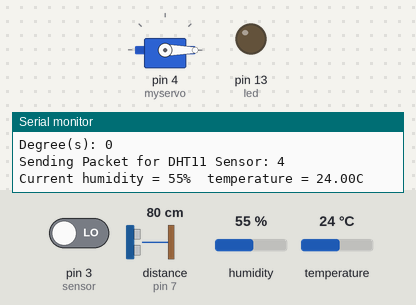
Bench run of a sketch on a simulated Arduino Uno, built with avr-gcc and run on an emulated ATmega328P. On the bench: servo, output pins drawn as LEDs (lit = HIGH), the last lines printed to the serial monitor. Wiring (inferred from the names in the program): ultrasonic range finder: trigger pin 8; echo pin 7. Inputs (shaded band) come from the test bench; at power-on: pin 3 (sensor) LOW, distance to the obstacle (sensor on pin 7) 80 cm, humidity 55 %, temperature 24 °C. The echo pulse lasts 58.3 µs per cm; no radio packets arrive unless stated; pins used as bus, display or sensor lines are not drawn.

Above: at 13.1 s.
13.2 s: pin 3 (sensor) driven HIGH
At 13.8 s:
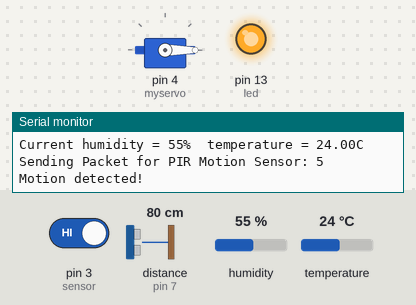
At 16.1 s:
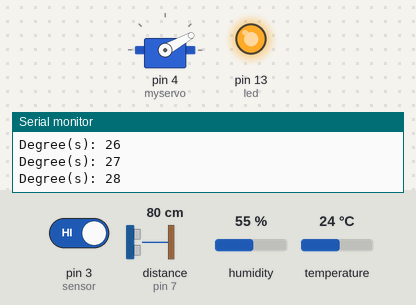
22.4 s: pin 3 (sensor) driven LOW
At 28.38 s:
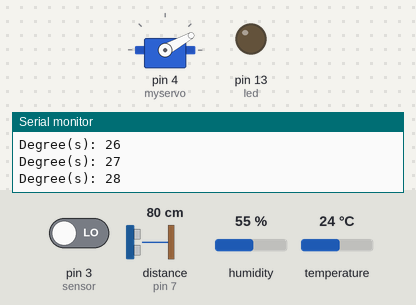
Timing chart, 0 to 47.5 s (numbered marks = the images above; inputs shaded):
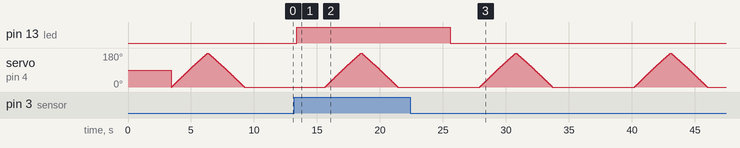

The sketch:

LoRa_Sender_Integration.ino
```cpp
#include <SPI.h>
#include <LoRa.h>
#include "DHT.h"
#include <Servo.h>

#define DHTPIN A0     // what pin we're connected to
#define DHTTYPE DHT11   // DHT 11

DHT dht(DHTPIN, DHTTYPE);

int hum;
float temp; //Stores temperature value
int counter = 0;

int led = 13;                // the pin that the LED is atteched to
int sensor = 3;              // the pin that the sensor is atteched to
int state = LOW;             // by default, no motion detected
int val = 0;                 // variable to store the sensor status (value)

// defines pins numbers
const int trigPin = 8;
const int echoPin = 7;

// defines variables
long duration;
int distance;

Servo myservo;  // create servo object to control a servo
// twelve servo objects can be created on most boards

int pos = 0;    // variable to store the servo positiond

void setup() {
  pinMode(led, OUTPUT);      // initalize LED as an output
  pinMode(sensor, INPUT);    // initialize sensor as an input

  pinMode(trigPin, OUTPUT); // Sets the trigPin as an Output
  pinMode(echoPin, INPUT); // Sets the echoPin as an Input

  myservo.attach(4);  // attaches the servo on pin 4 to the servo object
  Serial.begin(9600);
  dht.begin();

  while (!Serial);
  Serial.println("LoRa Sender");
  if (!LoRa.begin(433E6)) {
    Serial.println("Starting LoRa failed!");
    while (1);
  }
}

void loop() {
  temp = dht.readTemperature();
  hum = dht.readHumidity();

  Serial.print("\nSending Packet for DHT11 Sensor: ");
  Serial.println(counter);

  // send packet
  LoRa.beginPacket();
  LoRa.print("Humidity: "); Serial.print("Current humidity = ");
  LoRa.print(hum); Serial.print(hum);
  LoRa.print("%"); Serial.print("%  ");

  LoRa.print("Temperature:"); Serial.print("temperature = ");
  LoRa.print(temp); Serial.print(temp);
  LoRa.print("c"); Serial.println("C  ");

  LoRa.endPacket();
  counter++;
  delay(1000);

  val = digitalRead(sensor);   // read sensor value

  Serial.print("\nSending Packet for PIR Motion Sensor: ");
  Serial.println(counter);

  // send packet
  LoRa.beginPacket();

  if (val == HIGH) {           // check if the sensor is HIGH
    digitalWrite(led, HIGH);   // turn LED ON
    delay(100);                // delay 100 milliseconds

    if (state == LOW) {
      Serial.println("Motion detected!");
      LoRa.print("Motion detected!");
      state = HIGH;       // update variable state to HIGH
    }
  }
  else {
      digitalWrite(led, LOW); // turn LED OFF
      delay(200);             // delay 200 milliseconds

      if (state == HIGH){
        Serial.println("Motion stopped!");
        LoRa.print("Motion stopped!");
        state = LOW;       // update variable state to LOW
    }
  }

  LoRa.endPacket();
  counter++;
  delay(1000);

  Serial.print("\nSending Packet for Ultrasonic Sensor: ");
  Serial.println(counter);

  // send packet
  LoRa.beginPacket();

  // Clears the trigPin
  digitalWrite(trigPin, LOW);
  delayMicroseconds(2);
  // Sets the trigPin on HIGH state for 10 micro seconds
  digitalWrite(trigPin, HIGH);
  delayMicroseconds(10);
  digitalWrite(trigPin, LOW);
  // Reads the echoPin, returns the sound wave travel time in microseconds
  duration = pulseIn(echoPin, HIGH);
  // Calculating the distance
  distance = duration * 0.034 / 2;
  // Prints the distance on the Serial Monitor
  Serial.print("Distance: "); LoRa.print("Distance: ");
  Serial.println(distance); LoRa.print(distance);

  LoRa.endPacket();
  counter++;
  delay(1000);

  Serial.print("\nSending Packet for Servo Motor: ");
  Serial.println(counter);

  // send packet
  LoRa.beginPacket();

  for (pos = 0; pos <= 180; pos += 1) { // goes from 0 degrees to 180 degrees
    // in steps of 1 degree
    myservo.write(pos);              // tell servo to go to position in variable 'pos'
    Serial.print("Degree(s): "); LoRa.print("Degree(s): ");
    Serial.println(pos); LoRa.print(pos);
    delay(15);                       // waits 15ms for the servo to reach the position
  }

  for (pos = 180; pos >= 0; pos -= 1) { // goes from 180 degrees to 0 degrees
    myservo.write(pos);              // tell servo to go to position in variable 'pos'
    Serial.print("Degree(s): "); LoRa.print("Degree(s): ");
    Serial.println(pos); LoRa.print(pos);
    delay(15);                       // waits 15ms for the servo to reach the position
  }

  LoRa.endPacket();
  counter++;
  delay(3000);
}
```

Measured:
- after the input at 13.2 s, pin 13 (led): LOW → HIGH after 0.20 s
- after the input at 22.4 s, pin 13 (led): HIGH → LOW after 3.2 s
